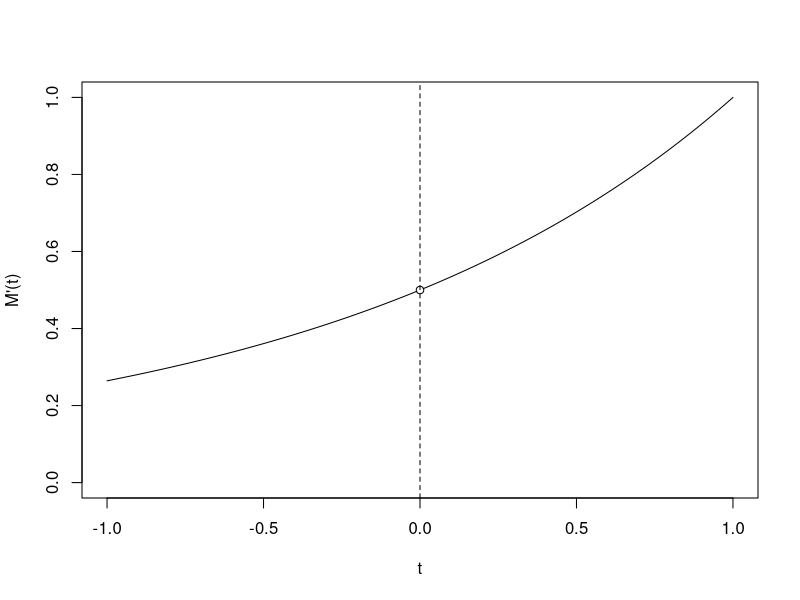

This chart was generated by the following R code:
## ---- chunk 1
knitr::opts_chunk$set(echo = TRUE)
## ---- chunk 2
plot(c(-1, 1), c(0, 1), type = "n",
      xlab = "t", ylab = "M'(t)", ylim = c(0,1))
curve((1/x^2)*(exp(x)*(x-1)+1), from = -1, to = 0, add = TRUE)
curve((1/x^2)*(exp(x)*(x-1)+1), from = 0, to = 1, add = TRUE)
abline(v=0, lty=2)
points(x  = 0, y = 0.5)
